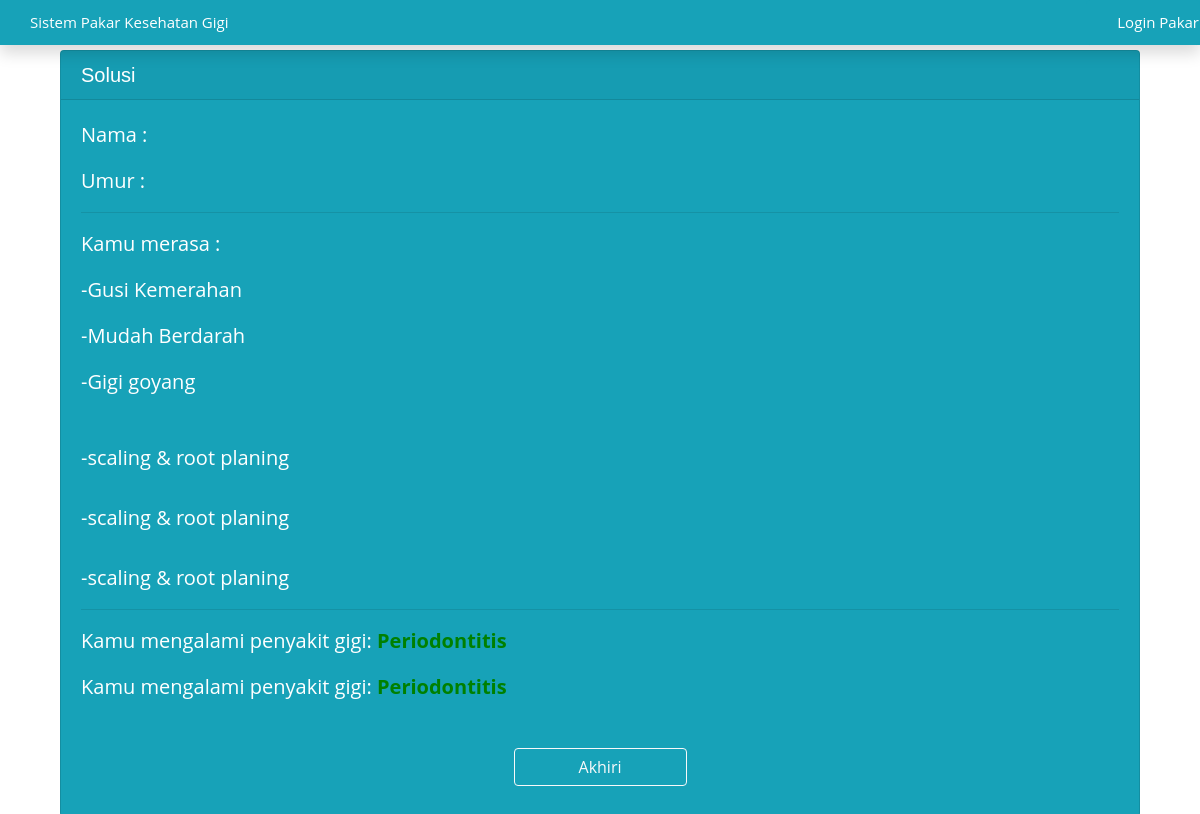
The page /solusi.php?kode=P02 on the database its author committed.
### tables this page shows
CREATE TABLE `tb_kesimpulan_gigi` (
  `kode_kesimpulan` int(11) NOT NULL AUTO_INCREMENT,
  `solusi` varchar(50) NOT NULL,
  `tindakan` varchar(50) NOT NULL,
  `fakta` varchar(100) NOT NULL,
  `oleh` varchar(100) NOT NULL,
  `status` varchar(100) NOT NULL,
  PRIMARY KEY (`kode_kesimpulan`)
);

CREATE TABLE `tb_penyakit` (
  `kode_solusi` varchar(50) NOT NULL,
  `isi_solusi` varchar(200) NOT NULL,
  PRIMARY KEY (`kode_solusi`)
);

### solusi.php (the view, shortened to what this page needs)
<!DOCTYPE html>
<html lang="id">
<head>
    <link rel="stylesheet" href="https://getbootstrap.com/docs/4.1/dist/css/bootstrap.min.css">
    <link href="css/style.css" rel="stylesheet">
</head>
<body>
    <?php include ('navbar.php'); ?>
    <main class="batas-atas">
        <div class="card text-white bg-info mb-3">
          <h5 class="card-header">Solusi</h5>
          <div class="card-body text-left ukuran-20">
            <form method="post" action="solusi.php" enctype="multipart/form-data" role="form">
                <?php
                include ('koneksi.php');
                echo "<p>Nama : ".$_SESSION['nama']."</p>";
                echo "<p>Umur : ".$_SESSION['umur']."</p>";
                    if(isset($_GET['kode'])){
                        $kode=$_GET['kode'];
                    }
                ?>
                <hr>
                <p>Kamu merasa :</p>
                <?php
                 include "fungsi.php";
                 solusi($kode);
                ?>
                <hr>
                <?php
                $sql = "SELECT * from tb_penyakit WHERE kode_solusi='$kode'";
                $data = mysqli_query($connect,$sql);
                $row = mysqli_fetch_assoc($data);
                if ($row['kode_solusi']=="x-1" || $row['isi_solusi']=="x-2" || $row['isi_solusi']=="x-3" || $row['isi_solusi']=="x-4" || $row['isi_solusi']=="x-5") {
                     echo "<center><p><strong style='color:red'>SISTEM TIDAK MENEMUKAN JAWABAN !</strong></p></center><hr>";
                     ?>
                        <div class="card bg-dark">
                             <h5 class="card-header">Pengguna menambah fakta baru</h5>
                            <div class="card-body">
                             <form action="solusi.php" method="post">
                              <div class="form-group">
                                <label for="exampleFormControlSelect1">Pilih Jurusan :</label>
                                <select name="solusi" class="form-control" id="exampleFormControlSelect2">
                                <?php
                                include "koneksi.php";
                                $sql = "SELECT * from tb_penyakit";
                                $data = mysqli_query($connect,$sql);
                                while ($row = mysqli_fetch_assoc($data)) {
                                   if ($row['isi_solusi']!="x-1" && $row['isi_solusi']!="x-2" && $row['isi_solusi']!="x-3" && $row['isi_solusi']!="x-4" && $row['isi_solusi']!="x-5") {
                                    echo '<option value="'.$row["isi_solusi"].'">'.$row["isi_solusi"].'</option>';
                                 }
                                }
                                ?>
                                </select>
                              </div>
                              <div class="form-group">
                                <label for="exampleFormControlInput2">Masukan fakta:</label>
                                <input type="text" name="fakta" class="form-control" id="exampleFormControlInput1" placeholder="contoh : Terasa ngilu pada gigi">
                              </div>
                              <input type="submit" class="btn btn-info" name="masukan">
                            </form>
                            </div>
                        </div>
                     <?php
                }
                else{
                    echo "<p>Kamu mengalami penyakit gigi: <strong style='color:green'>".$row['isi_solusi']."</strong></p>";
                }
                ?>
                <?php
                $sql = "SELECT * from tb_penyakit WHERE kode_solusi='$kode'";
                $data = mysqli_query($connect,$sql);
                $row = mysqli_fetch_assoc($data);
                if ($row['kode_solusi']=="x-1" || $row['isi_solusi']=="x-2" || $row['isi_solusi']=="x-3" || $row['isi_solusi']=="x-4" || $row['isi_solusi']=="x-5") {
                     echo "<center><p><strong style='color:red'>SISTEM TIDAK MENEMUKAN JAWABAN !</strong></p></center><hr>";
                     ?>
                     <?php
                }
                else{
                    echo "<p>Kamu mengalami penyakit gigi: <strong style='color:green'>".$row['isi_solusi']."</strong></p>";
                }
                ?>
            </form>
            <br>
            <div class="text-center">
                <a style="margin-bottom: 10px;" href="hapus-session.php" class="btn btn-outline-light col-sm-2">Akhiri</a>
            </div>
          </div>
        </div>
    </main>
</body>
</html>

### fungsi.php (shortened to what this page needs)
<?php
function kesimpulan($penyakit){
    include 'koneksi.php';
    $sql = "SELECT * from tb_kesimpulan_gigi WHERE solusi='$penyakit' AND status='setuju'";
    $data = mysqli_query($connect,$sql);
    while ($row = mysqli_fetch_assoc($data)) {
        echo '<p>-'.$row['fakta'].'</p>';
    }
    $sql = "SELECT * from tb_kesimpulan_gigi WHERE solusi='$penyakit' AND status='setuju'";
    $data = mysqli_query($connect,$sql);
    while ($row = mysqli_fetch_assoc($data)) {
    echo '<br>-'.$row['tindakan'].'</br>';
    }
}
function solusi($kode){
    if ($kode=='P02') {
        $penyakit = "Periodontitis";
        kesimpulan($penyakit);
    }
}
?>

### css/style.css (style rules this page uses)
.card { margin-left: 5%; margin-right: 5%; }
.batas-atas { padding-top: 50px; }
.ukuran-20 { font-size: 20px; }
body { font-family: "Open Sans", sans-serif; color: #444444; }
a { color: #47b2e4; text-decoration: none; }
h1, h2, h3, h4, h5, h6 { font-family: "Jost", sans-serif; }

### rows shown on the page
tb_kesimpulan_gigi: fakta "Gusi Kemerahan", tindakan "scaling & root planing"
tb_kesimpulan_gigi: fakta "Mudah Berdarah", tindakan "scaling & root planing"
tb_kesimpulan_gigi: fakta "Gigi goyang", tindakan "scaling & root planing"
tb_penyakit: isi_solusi "Periodontitis"
